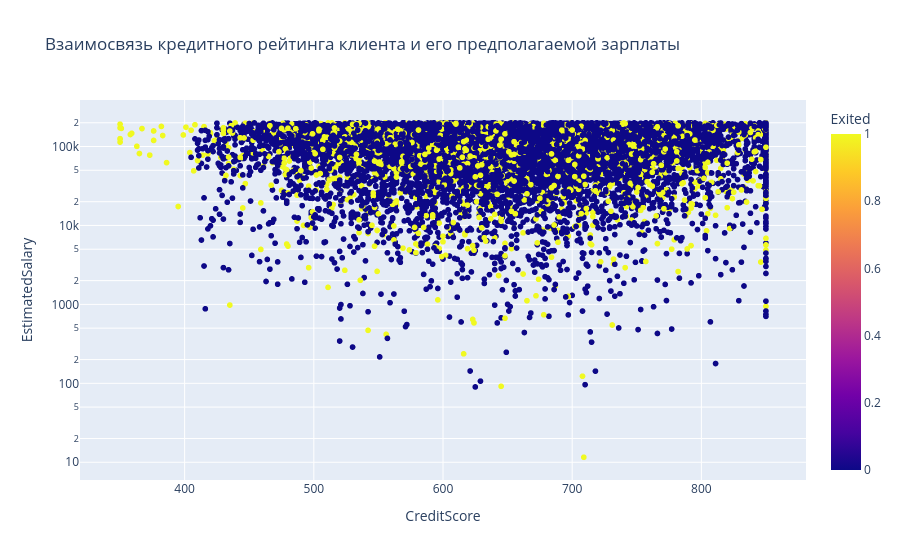

The cell this chart's notebook holds for it:
### Markdown cell above
Ушедшие клиенты имеют более старший возраст.

### Code cell
fig = px.scatter(churn_data, x = 'CreditScore', y = 'EstimatedSalary', color= 'Exited', log_y=True, 
                 title = 'Взаимосвязь кредитного рейтинга клиента и его предполагаемой зарплаты')
fig.show()

### Figure 1 — Plotly figure (JSON) as saved in the notebook; plotly's stock layout.template omitted (floating-point values rounded to 4 significant figures; data arrays with more than 128 entries replaced by an {"elided": "..."} marker saying what was removed)
{"data": [{"hovertemplate": "CreditScore=%{x}<br>EstimatedSalary=%{y}<br>Exited=%{marker.color}<extra></extra>", "legendgroup": "", "marker": {"color": {"elided": "10000 int values"}, "coloraxis": "coloraxis", "symbol": "circle"}, "mode": "markers", "name": "", "showlegend": false, "type": "scattergl", "x": {"elided": "10000 int values"}, "xaxis": "x", "y": {"elided": "10000 float values"}, "yaxis": "y"}], "layout": {"coloraxis": {"colorbar": {"title": {"text": "Exited"}}, "colorscale": [[0, "#0d0887"], [0.1111, "#46039f"], [0.2222, "#7201a8"], [0.3333, "#9c179e"], [0.4444, "#bd3786"], [0.5556, "#d8576b"], [0.6667, "#ed7953"], [0.7778, "#fb9f3a"], [0.8889, "#fdca26"], [1, "#f0f921"]]}, "legend": {"tracegroupgap": 0}, "title": {"text": "Взаимосвязь кредитного рейтинга клиента и его предполагаемой зарплаты"}, "xaxis": {"anchor": "y", "domain": [0, 1], "title": {"text": "CreditScore"}}, "yaxis": {"anchor": "x", "domain": [0, 1], "title": {"text": "EstimatedSalary"}, "type": "log"}}}
